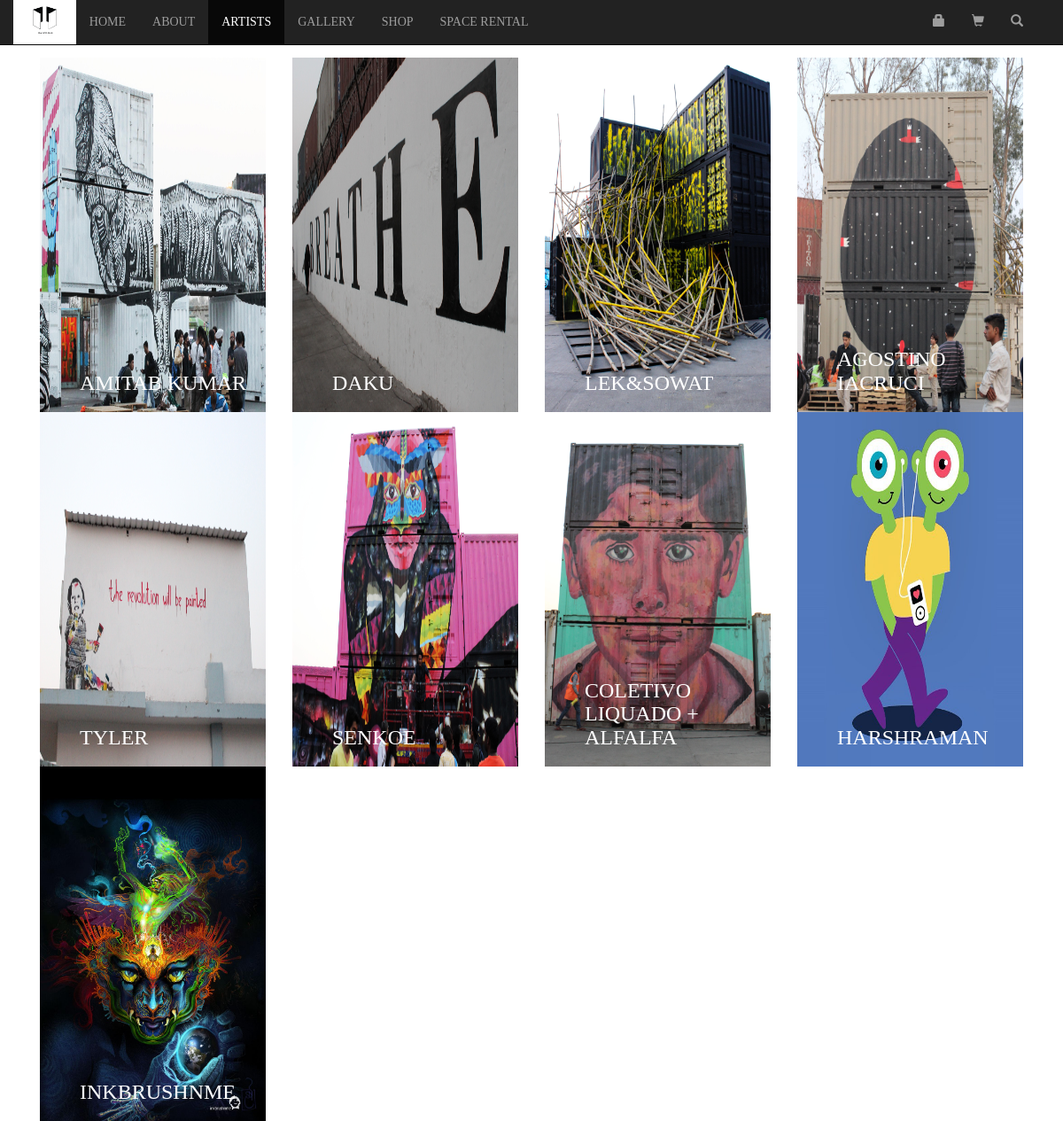
The page /general/artists/ on the database its author committed.
### general/models.py (models this page shows, shortened)
class artists(models.Model):
    name = models.CharField(max_length=85L, blank=True)
    artist_pic = models.ImageField(upload_to=artist_picture_path, blank=True, null=True)

### general/views.py (the view)
def artists(request):
    context_dict = {}
    context_dict['nbar'] = 'artists'
    artists = models.artists.objects.all()
    context_dict['artists'] = artists
    return render(request, 'artists.html', context_dict)

### general/templates/artists.html
{% extends 'base_template.html' %}
{% load staticfiles %}
{% block main_content %}
<div class="row">
    <div class="col-md-12">
        {% for artist in artists %}
            <div class="col-md-3">
                <div class="artist_box">
                    <img src="{{ artist.artist_pic.url }}">
                    <h3>{{ artist.name }}</h3>
                </div>
            </div>
        {% endfor %}
    </div>
</div>
{% endblock %}

### general/static/css/custom.css (style rules this page uses)
body { padding-top: 65px; font-family: calibri; }
.artist_box { height: 400px; }
.artist_box img { position: relative; height: 100%; width: 100%; }
.artist_box h3 { position: absolute; left: 60px; bottom: 10px; color: white; text-transform: uppercase; }

### rows shown on the page
artists: artist_pic (picture), name "AMITAB KUMAR"
artists: artist_pic (picture), name "DAKU"
artists: artist_pic (picture), name "LEK&SOWAT"
artists: artist_pic (picture), name "AGOSTINO IACRUCI"
artists: artist_pic (picture), name "TYLER"
artists: artist_pic (picture), name "SENKOE"
artists: artist_pic (picture), name "COLETIVO LIQUADO + ALFALFA"
artists: artist_pic (picture), name "HARSHRAMAN"
artists: artist_pic (picture), name "INKBRUSHNME"
